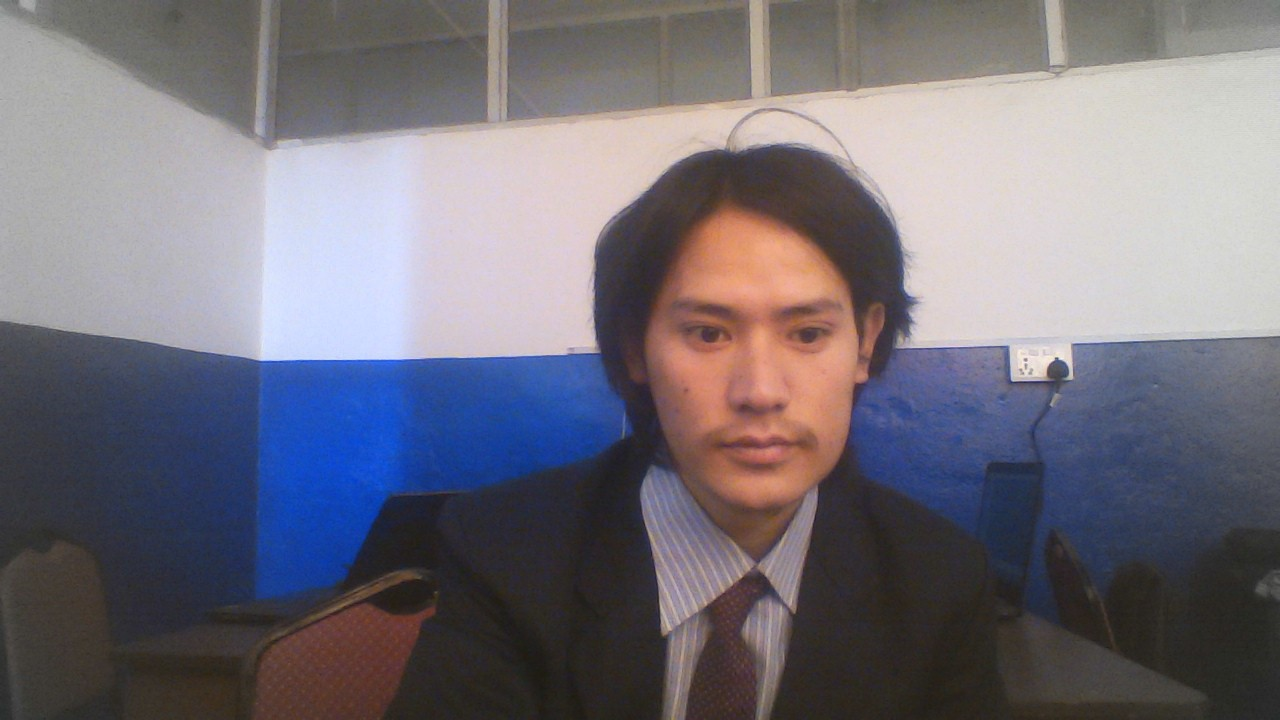
#> input picture imageBasic/Madan Rijal.jpg, 1280 x 720 px
$ python -i Dataset.py   (imports and definitions only)
#> lines starting #> are read from the running program, lines starting #| are printed output that depends on the picture
import cv2
import os
import numpy as np
from os import listdir
from os.path import isfile, join
from datetime import datetime
import csv

# [217 lines not run here, left out]


>>> import cv2
>>> picture = cv2.imread('../../imageBasic/Madan Rijal.jpg', cv2.IMREAD_GRAYSCALE)
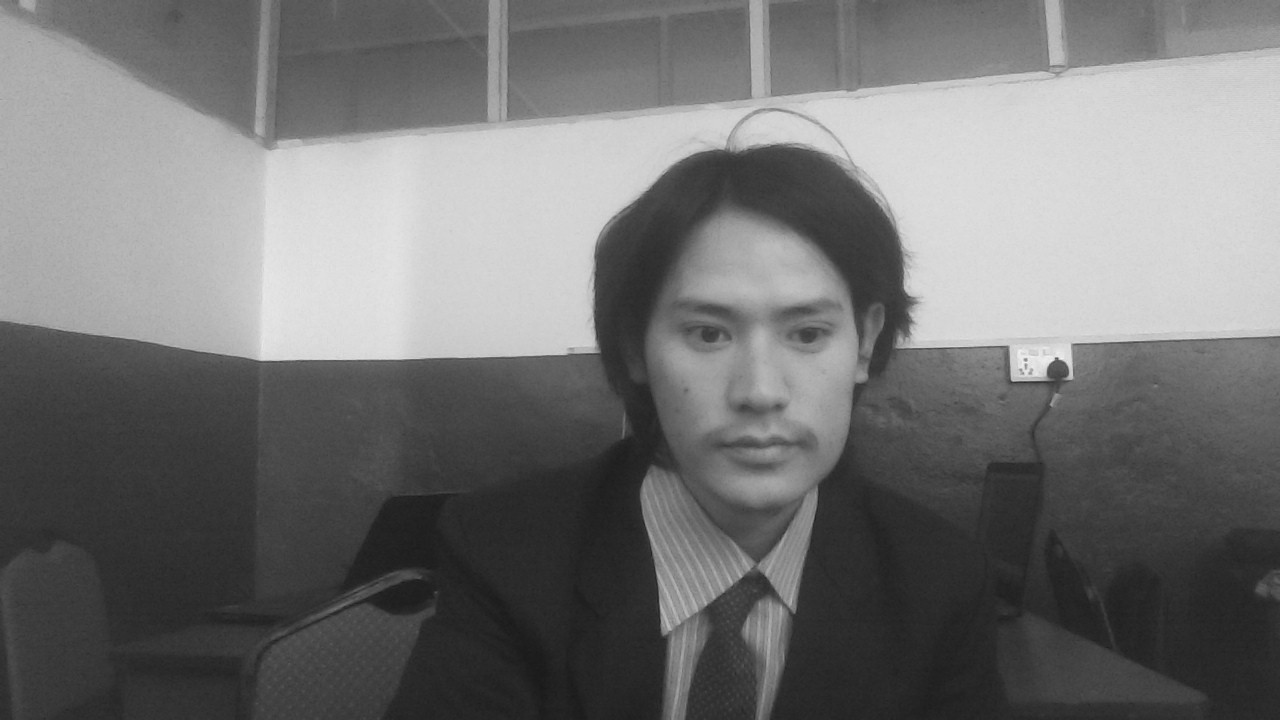
#> picture: shape (720, 1280); min 25, max 244, mean 114.6
#> (the run stopped early here; a loop or call above may not have finished)

$ run again, on imageBasic/Shree Krishna.jpg
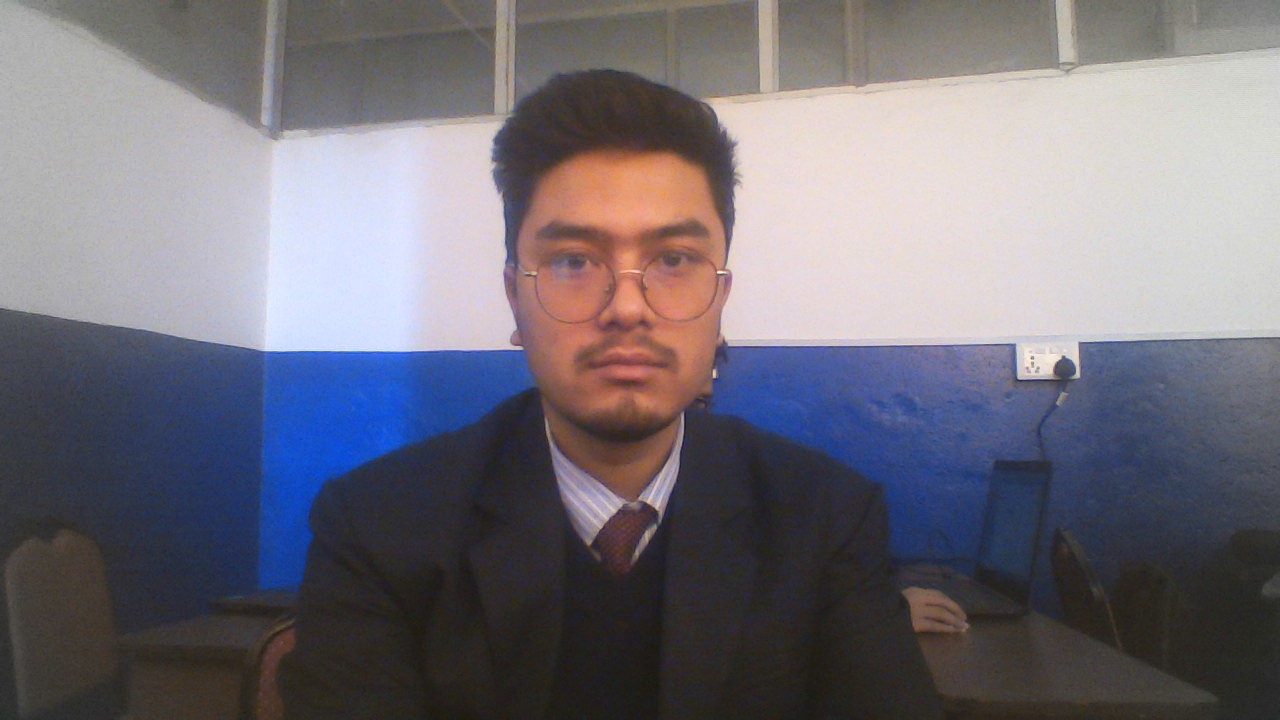
#> input picture imageBasic/Shree Krishna.jpg, 1280 x 720 px
#> `picture = cv2.imread('../../imageBasic/Madan Rijal.jpg', cv2.IMREAD_GR..`:
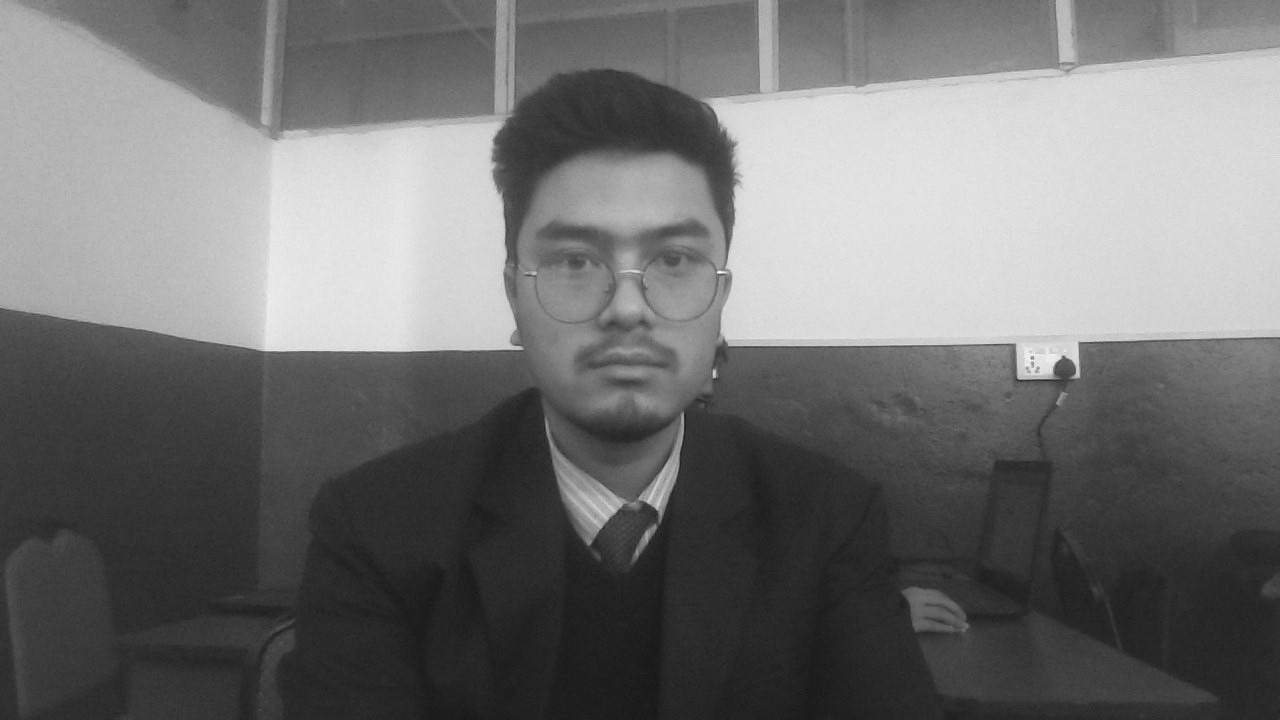
#> picture: shape (720, 1280); min 22, max 253, mean 113.7

$ run again, on imageBasic/elonmusk.jpg
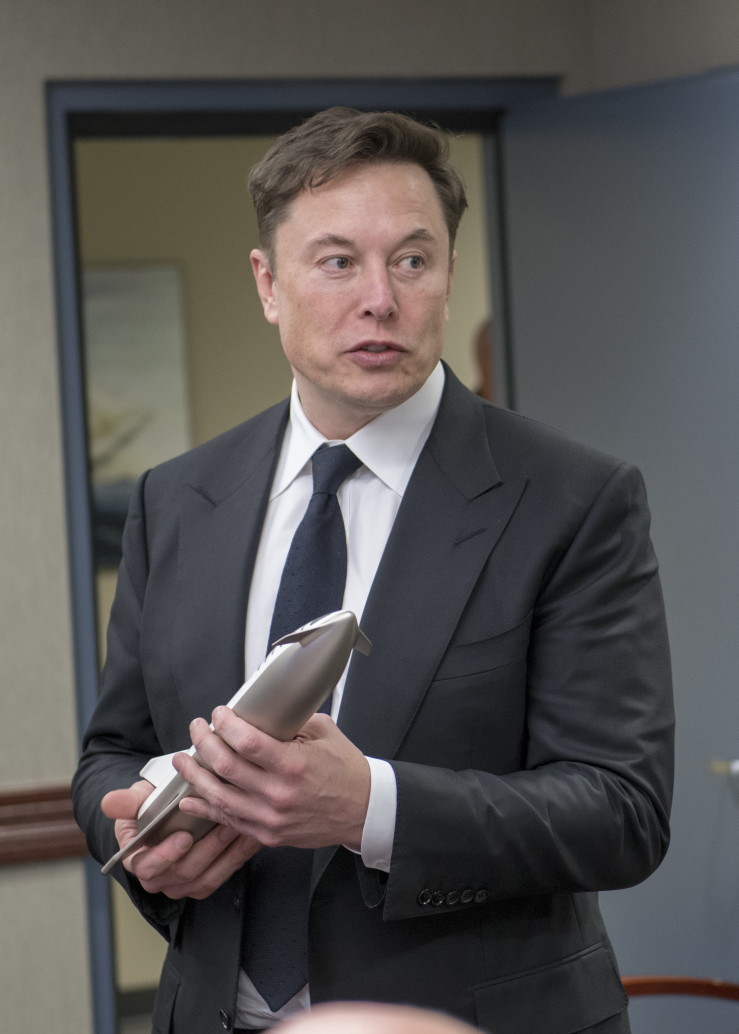
#> input picture imageBasic/elonmusk.jpg, 2954 x 4136 px (shown at 1/4 size)
#> `picture = cv2.imread('../../imageBasic/Madan Rijal.jpg', cv2.IMREAD_GR..`:
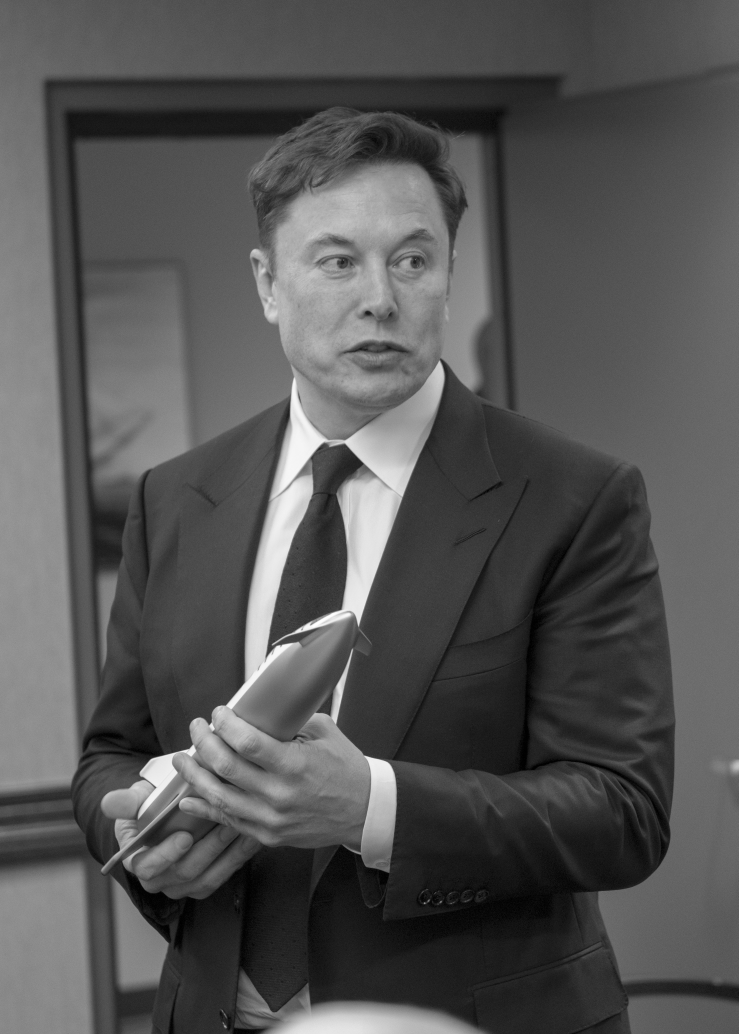
#> picture: shape (4136, 2954) (shown at 1/4 size); min 0, max 255, mean 84

$ run again, on imageBasic/rm.jpg
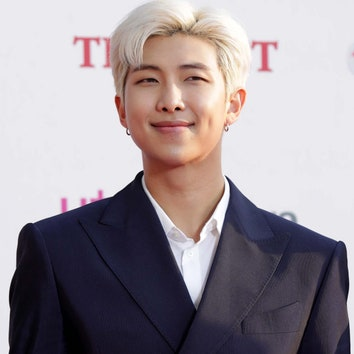
#> input picture imageBasic/rm.jpg, 354 x 354 px
#> `picture = cv2.imread('../../imageBasic/Madan Rijal.jpg', cv2.IMREAD_GR..`:
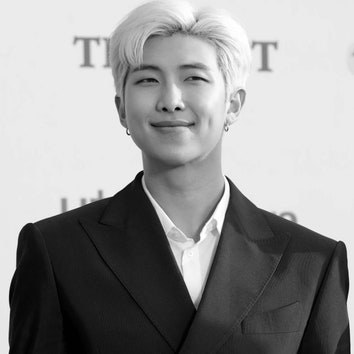
#> picture: shape (354, 354); min 0, max 255, mean 150.4
